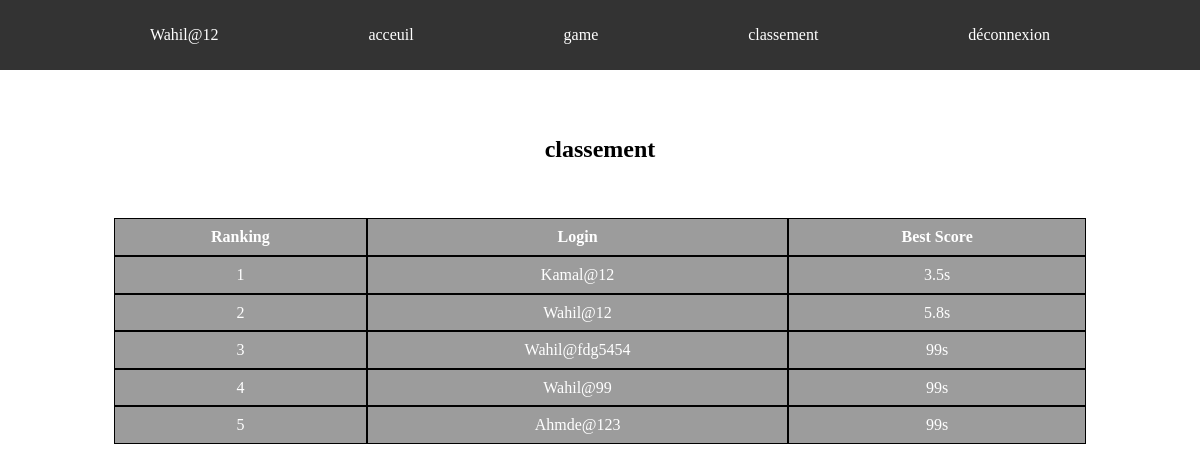
/classement.php (signed in), run on the app's committed database.
### tables this page shows
CREATE TABLE `players` (
  `id` int(11) NOT NULL,
  `login` varchar(255) NOT NULL,
  `password` varchar(255) NOT NULL,
  `best_score` double NOT NULL,
  `ranking` int(11) NOT NULL
);

### inc/Bdd.php (called while the page is built, shortened)
<?php
    class Bdd {
        protected $server_name;
        protected $username;
        protected $db_password;
        protected $dbname;
        public function __construct($server_name = "localhost", $username = "root", $db_password = "", $dbname = "memory") {
            $this->server_name = $server_name;
            $this->username = $username;
            $this->db_password = $db_password;
            $this->dbname = $dbname;
            return $this->connection();
        }
        private function connection() {
            try {
                $this->cnx = new PDO("mysql:host=$this->server_name; dbname=$this->dbname", $this->username, $this->db_password);
                $this->cnx->setAttribute(PDO::ATTR_ERRMODE, PDO::ERRMODE_EXCEPTION);
                return $this->cnx;
            } catch (PDOException $e){
                print "Erreur !: " . $e->getMessage() . "<br/>";
                die();
            }
        }
    }

### inc/Players.php (the view, shortened to what this page needs)
<?php
    require_once("Bdd.php");
    class Players extends Bdd {
        private $id;
        protected $login;
        protected $tbname;
        public $conn;
        public function __construct() {
            $this->conn = Parent::__construct();
            $this->tbname = "players";
        }
        public function connect($login, $password) {
            $sql = "SELECT * FROM ".$this->get_table_name()." WHERE login = ? && password = ?";
            $req = $this->conn->prepare($sql);
            $req->bindParam(1, $login);
            $req->bindParam(2, $password);
            $req->execute();
            if($req->rowCount()) {
                return true;
            }
            return false;
        }
        public function is_connected() {
            if($this->id) {
                return true;
            }
            return false;
        }
        public function re_login() {
            $login = $_SESSION["player"]->login;
            $password = $_SESSION["player"]->password;
            $this->connect($login, $password);
        }
        public function display_best_ten_player() { ?>
            <section class="classement">
                <h1 class="title">classement</h1>
                <article class="list-players">
                    <table class="table">
                        <thead>
                            <tr>
                                <th>Ranking</th>
                                <th>Login</th>
                                <th>Best Score</th>
                            </tr>
                        </thead>
                        <tbody>
                            <?php for($i = 1 ; isset($this->get_best_ten_player()[$i]); $i++) :?>
                                <tr>
                                    <td><?=
                                            $this->get_best_ten_player()[$i]->ranking
                                        ?></td>
                                        <td><?=
                                            $this->get_best_ten_player()[$i]->login
                                        ?></td>
                                        <td><?=
                                            $this->get_best_ten_player()[$i]->best_score
                                        ?>s</td>
                                </tr>
                                <?php endfor ;?>
                        </tbody>
                    </table>
                </article>
            </section>
        <?php }
        public function get_login() :string {
            return $this->login;
        }
        protected function get_table_name() {
            return $this->tbname;
        }
        public function get_best_ten_player() :array {
            $sql = "SELECT id, login, ranking, best_score FROM ".$this->get_table_name()."
            ORDER BY best_score ASC LIMIT 10 OFFSET 0";
            $req = $this->conn->prepare($sql);
            $req->execute();
            $res = $req->fetchAll(PDO::FETCH_OBJ);
            array_unshift($res, "");
            return $res;
        }
    }
    $player = new Players;

### inc/header.php (shortened to what this page needs)
<?php
    require_once("inc/Players.php");
    if(isset($_SESSION["player"])) {
        $player->update_local_data($_SESSION["player"]);
    }
?>
<head>
    <link rel="stylesheet" href="assets/css/style.css">
    <link rel="stylesheet" href="assets/css/mQuiry.css">
</head>
<body>
    <header>
        <?php if($player->is_connected()): ?>
            <ul class="menu flex-r">
                <li><a href="index.php"><?php echo $player->get_login()?></a></li>
                <li><a href="index.php">acceuil</a></li>
                <li><a href="game_home.php">game</a></li>
                <li><a href="classement.php">classement</a></li>
                <li><a href="inc/logout.php">déconnexion</a></li>
            </ul>
        <?php endif ?>
    </header>

### assets/css/style.css (style rules this page uses)
* { padding: 0; margin: 0; box-sizing: border-box; scroll-behavior: smooth; line-height: 1.6; }
:root { --danger-color: #DC3545; }
li { list-style: none; }
a { text-decoration: none; }
.flex-r { display: flex; flex-wrap: wrap; justify-content: space-evenly; align-items: center; }
header { height: 70px; width: 100%; background-color: #333; }
header .menu { height: 100%; width: 100%; }
header .menu li a { color: white; }
.title { text-align: center; padding: 50px; }
.classement .table { background-color: rgba(0, 0, 0, 0.388); border-spacing: 0; text-align: center; width: 100%; }
.classement .table :is(td, th) { border: 1px solid rgb(0, 0, 0); color: white; padding: 5px; }

### data on the page
players: login "Wahil@12"
players: players.ranking "1", players.login "Kamal@12", players.best_score "3.5", players.ranking "2", players.login "Wahil@12", players.best_score "5.8", players.ranking "3", players.login "Wahil@fdg5454", players.best_score "99", players.ranking "4", players.login "Wahil@99", ranking "5", login "Ahmde@123", best_score "99"
